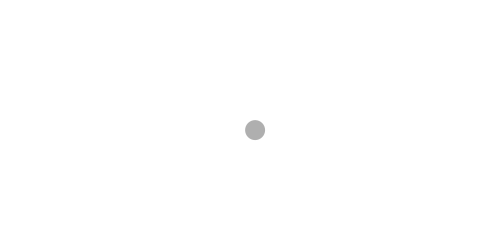
Frame 1 (no input)
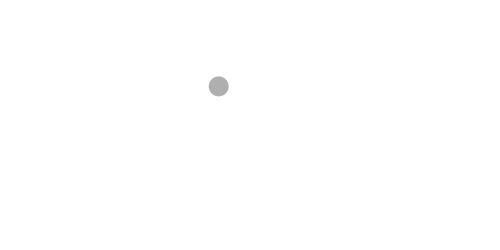
Frame 60 (the mouse pressed at the canvas centre just before this capture)
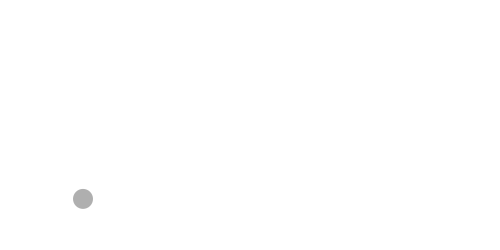
Frame 120 (the mouse held since frame 60 and released just before this capture)

The Processing sketch that drew these frames (run headless with seeded random() and noise(); from frame 60 on, the mouse is pressed at the canvas centre):

// Processing sketch: vectorBalls
// ── vectorBalls.pde
class Mover {
  PVector location;
  PVector velocity;
  PVector acceleration;
 
  boolean direction;
  
  Mover() {
    location = new PVector(width/2, height/2);
    velocity = new PVector(5, 5);
    acceleration = new PVector(0.1, 0.1);
    direction = true;
  }
  
  void update() {
    velocity.add(acceleration);
    location.add(velocity);
  }
  
  void display() {
    noStroke();
    fill(175);
    ellipse(location.x, location.y, 20, 20);
  }
  
  void checkBoundaries() {
    // update for boundaries
    if (location.x > width) location.x = 0;
    else if (location.x < 0) location.x = width;
    
    if (location.y > height) location.y = 0;
    else if (location.y < 0) location.y = height;
  }
  
  void updateAcceleration() {
    // update acceleration
    if (direction == true) {
      acceleration.x = 0.1;
      acceleration.y = 0.1;
    }
    else {
      acceleration.x = -0.1;
      acceleration.y = -0.1;
    }
    
    if (velocity.x >= 10) direction = false;
    else if (velocity.x <= 0) direction = true;
  }

}

Mover m;

void setup() {
  size(500,250);
  m = new Mover();
}

void draw() {
  background(255);
  m.update();
  m.checkBoundaries();
  m.updateAcceleration();
  m.display();
}
